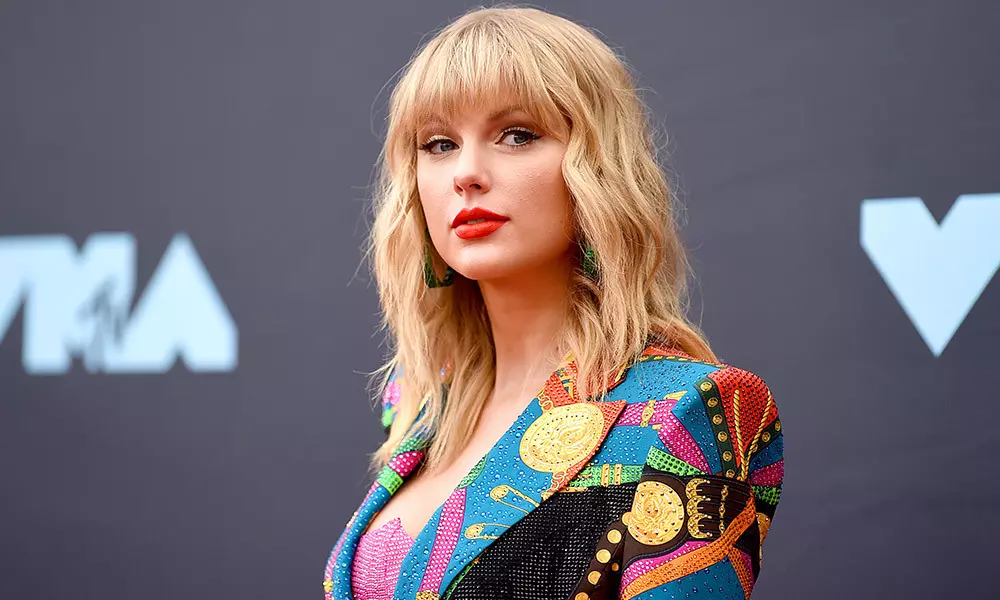
#> input picture Taylor-Swift.jpg, 1000 x 600 px
$ python hello-Taylor.py
#> lines starting #> are read from the running program, lines starting #| are printed output that depends on the picture
from PIL import Image, ImageDraw, ImageFont
img = Image.open("Taylor-Swift.jpg")
#> img is the input picture: PIL image 1000x600 RGB; mean R, G, B 117.8, 108.5, 114.6
draw = ImageDraw.Draw(img)

txt = "This is a picture of Taylor Swift."
font = ImageFont.truetype('OpenSans-Bold.ttf',50)
draw.text((50, 50), txt, font = font, fill=(0, 0, 0))
img.save('hello-Taylor.png')
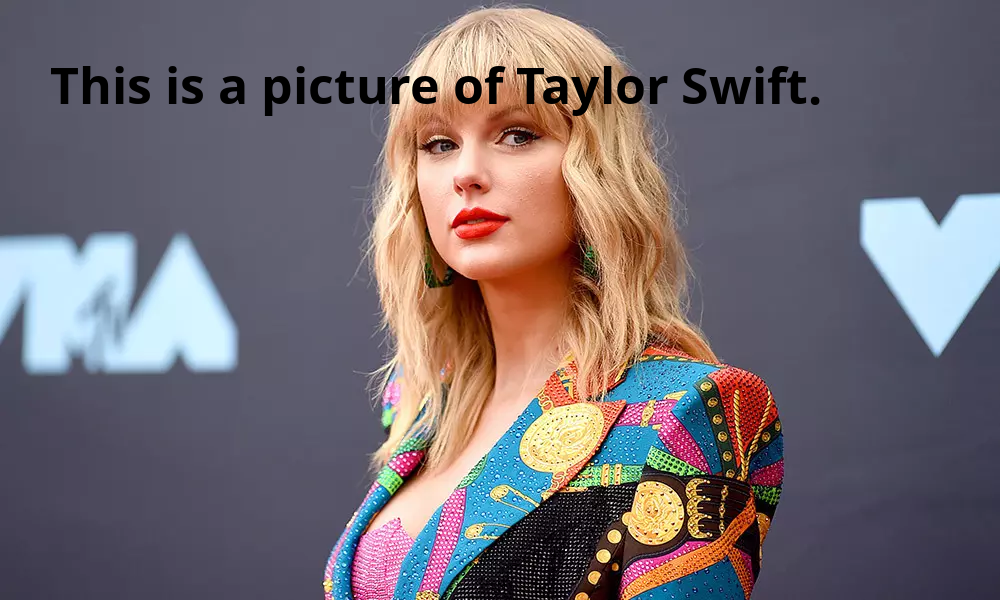
#> saved as hello-Taylor.png: PIL image 1000x600 RGB; mean R, G, B 115.5, 106.4, 112.5
img.show()

$ run again, with backside.png saved as Taylor-Swift.jpg
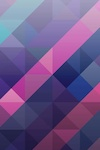
#> input picture backside.png, 100 x 150 px
#> img is the input picture: PIL image 100x150 RGB; mean R, G, B 110.4, 87.7, 136.9
#> `img.save('hello-Taylor.png')`:
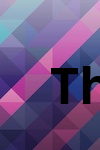
#> saved as hello-Taylor.png: PIL image 100x150 RGB; mean R, G, B 107.1, 84.8, 131.1
